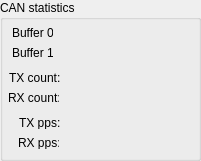
   <widget class="QGroupBox" name="NetStatGroupBox">
    <property name="geometry">
     <rect>
      <x>10</x>
      <y>8</y>
      <width>201</width>
      <height>161</height>
     </rect>
    </property>
    <property name="title">
     <string>CAN statistics</string>
    </property>
    <widget class="QLabel" name="label_TXcnt">
     <property name="geometry">
      <rect>
       <x>9</x>
       <y>71</y>
       <width>51</width>
       <height>13</height>
      </rect>
     </property>
     <property name="sizePolicy">
      <sizepolicy hsizetype="Preferred" vsizetype="Minimum">
       <horstretch>0</horstretch>
       <verstretch>0</verstretch>
      </sizepolicy>
     </property>
     <property name="text">
      <string>TX count:</string>
     </property>
     <property name="scaledContents">
      <bool>false</bool>
     </property>
     <property name="wordWrap">
      <bool>false</bool>
     </property>
    </widget>
    <widget class="QLabel" name="label_RXcnt">
     <property name="geometry">
      <rect>
       <x>8</x>
       <y>91</y>
       <width>51</width>
       <height>13</height>
      </rect>
     </property>
     <property name="text">
      <string>RX count:</string>
     </property>
    </widget>
    <widget class="QLabel" name="label_TXpps">
     <property name="geometry">
      <rect>
       <x>19</x>
       <y>116</y>
       <width>41</width>
       <height>13</height>
      </rect>
     </property>
     <property name="text">
      <string>TX pps:</string>
     </property>
    </widget>
    <widget class="QLabel" name="label_RXpps">
     <property name="geometry">
      <rect>
       <x>18</x>
       <y>136</y>
       <width>41</width>
       <height>13</height>
      </rect>
     </property>
     <property name="text">
      <string>RX pps:</string>
     </property>
    </widget>
    <widget class="QLabel" name="label_CANbuffer_0">
     <property name="geometry">
      <rect>
       <x>12</x>
       <y>26</y>
       <width>41</width>
       <height>13</height>
      </rect>
     </property>
     <property name="text">
      <string>Buffer 0:</string>
     </property>
    </widget>
    <widget class="QLabel" name="label_CANbuffer_1">
     <property name="geometry">
      <rect>
       <x>12</x>
       <y>46</y>
       <width>41</width>
       <height>13</height>
      </rect>
     </property>
     <property name="text">
      <string>Buffer 1:</string>
     </property>
    </widget>
   </widget>
